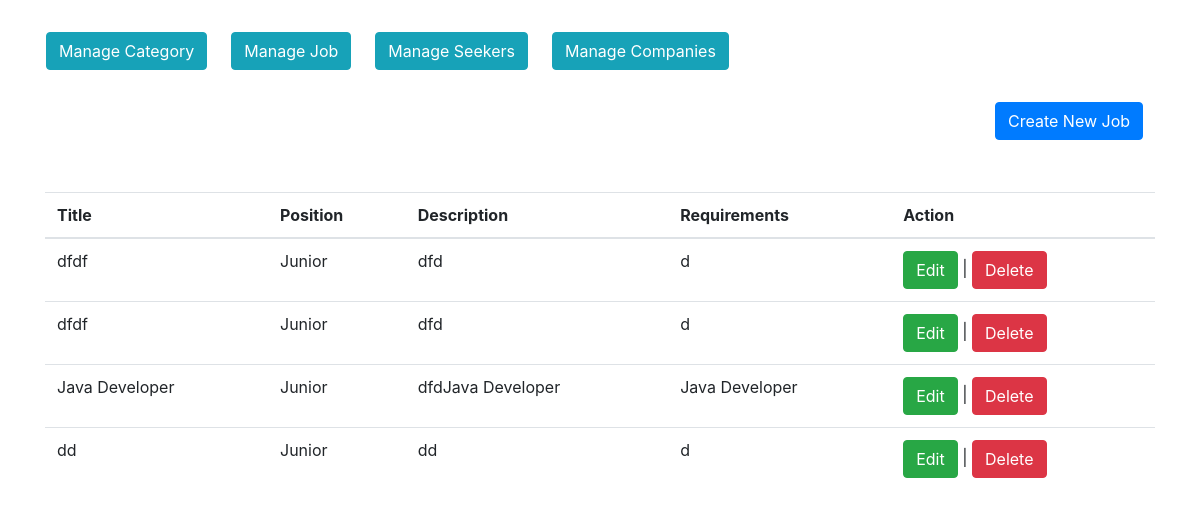
The page /admin/job.php on the database its author committed.
### tables this page shows
CREATE TABLE `jobs` (
  `id` int(11) NOT NULL,
  `category_id` int(11) NOT NULL,
  `position_id` int(11) NOT NULL DEFAULT 1,
  `title` varchar(255) NOT NULL,
  `description` text NOT NULL,
  `requirement` longtext NOT NULL,
  `created_at` timestamp NOT NULL DEFAULT current_timestamp() ON UPDATE current_timestamp()
);

CREATE TABLE `positions` (
  `id` int(11) NOT NULL,
  `name` varchar(255) NOT NULL,
  `name_mm` varchar(255) NOT NULL,
  `created_at` timestamp NOT NULL DEFAULT current_timestamp() ON UPDATE current_timestamp()
);

### admin/job_backend.php (called while the page is built, shortened)
<?php
include_once('config/database.php');
if($_SERVER['REQUEST_METHOD'] =='POST') {
	$category_id = $_POST['category'];
	$position_id = $_POST['position'];
	$title = $_POST['title'];
	$description = $_POST['description'];
	$requirement = $_POST['requirement'];
	$sql = "INSERT INTO jobs (category_id,position_id,title,description,requirement) VALUES('$category_id','$position_id','$title','$description','$requirement')";
	$result = mysqli_query($connection,$sql);
	if(!$result) {
		die('Insert Error'.mysqli_error($connection));
	}
	$_SESSION['job_success'] = 'New Job was created!';
	header("location:job.php");
}else if($_SERVER['REQUEST_METHOD'] == 'GET') {
	$jobs = 'SELECT j.*,p.name AS position_name FROM jobs AS j LEFT JOIN positions AS p ON j.position_id = p.id';
	$jobs = mysqli_query($connection,$jobs);
}

### admin/job.php (the view, shortened to what this page needs)
<div class="container">
	<?php
	include_once("layout.php");
	include_once("job_backend.php");
	?>
	<div class="row mt-4">
		<div class="col-md-2">
			<button class="btn btn-primary" data-target="#createJob" data-toggle="modal">
				Create New Job
			</button>
		</div>
	</div>
	<div class="row mt-4">
		<div class="col-md-12">
			<div class="table-responsive">
				<table class="table table-hover">
					<thead>
						<tr>
							<th>Title</th>
							<th>Position</th>
							<th>Description</th>
							<th>Requirements</th>
							<th>Action</th>
						</tr>
					</thead>
					<tbody>
						<?php while($job = mysqli_fetch_assoc($jobs)):?>
						<tr>
							<td><?php echo $job['title'];?></td>
							<td><?php echo $job['position_name'];?></td>
							<td><?php echo $job['description'];?></td>
							<td><?php echo $job['requirement'];?></td>
							<td>
								<a href="#" class="btn btn-success">Edit</a> |
								<a href="#" class="btn btn-danger">Delete</a>
							</td>
						</tr>
					<?php endwhile;?>
					</tbody>
				</table>
			</div>
		</div>
	</div>
</div>

### admin/layout.php (shortened to what this page needs)
<!DOCTYPE html>
<html>
<head>
	<head>
		<link rel="stylesheet" type="text/css" href="../assets/css/bootstrap.min.css">
		<link rel="stylesheet" type="text/css" href="style.css">
	</head>
</head>
	<div class="row mt-4">
		<nav class="nav navbar list-unstyled">
				<a href="category.php" class="btn btn-info mr-4">Manage Category</a>
				<a href="job.php" class="btn btn-info mr-4">Manage Job</a>
				<a href="category.php" class="btn btn-info mr-4">Manage Seekers</a>
				<a href="category.php" class="btn btn-info mr-4">Manage Companies</a>
		</nav>
	</div>
</html>

### rows shown on the page
jobs: title "dfdf", position.name "Junior", description "dfd", requirement "d"
jobs: title "dfdf", position.name "Junior", description "dfd", requirement "d"
jobs: title "Java Developer", position.name "Junior", description "dfdJava Developer", requirement "Java Developer"
jobs: title "dd", position.name "Junior", description "dd", requirement "d"
